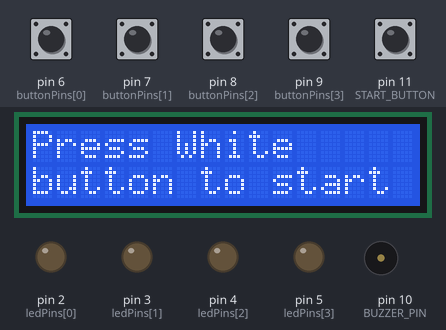
Bench run of a sketch on a simulated Arduino Uno, built with avr-gcc and run on an emulated ATmega328P. On the bench: 16×2 character LCD, output pins drawn as LEDs (lit = HIGH), buzzer (waves = sounding). Dashed ring = blinking. Inputs (shaded band) come from the test bench; at power-on: pin 6 (buttonPins[0]), pin 7 (buttonPins[1]), pin 8 (buttonPins[2]), pin 9 (buttonPins[3]), pin 11 (START_BUTTON) HIGH. Random numbers use the default seed unless the sketch sets one.

Above: at 1.0 s.
1.1 s: pin 11 (START_BUTTON) pulled LOW for 0.15 s
At 4.0 s:
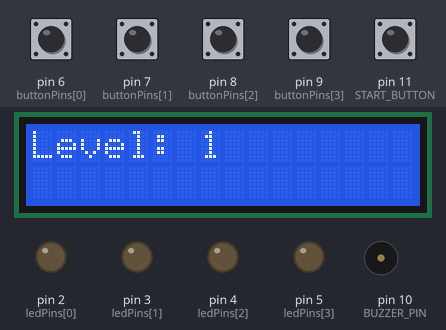
4.2 s: pin 6 (buttonPins[0]) pulled LOW for 0.15 s
At 4.8 s:
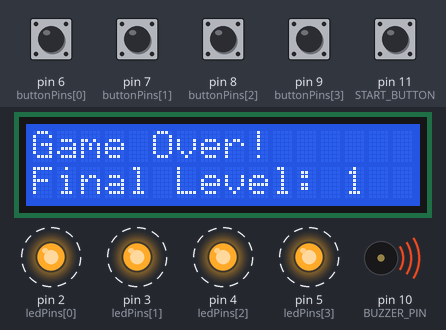
7.3 s: pin 6 (buttonPins[0]) driven LOW and pin 11 (START_BUTTON) driven LOW
At 10.2 s:
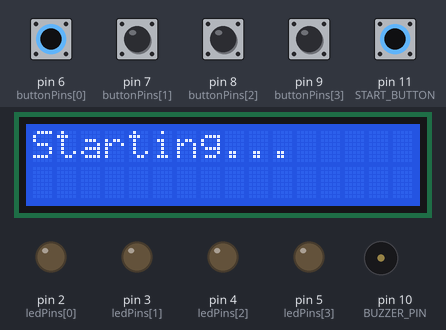
12.9 s: pin 6 (buttonPins[0]) driven HIGH
At 15.8 s:
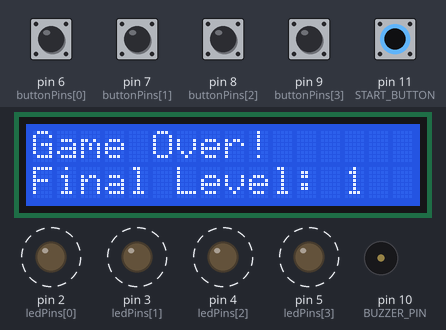
15.9 s: pin 11 (START_BUTTON) driven HIGH
At 18.7 s:
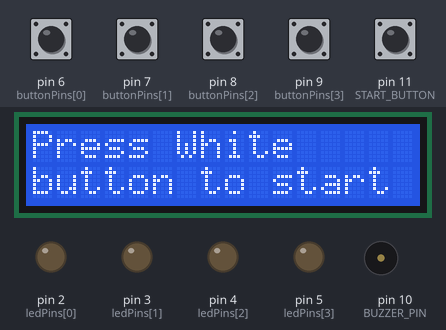
18.9 s: pin 11 (START_BUTTON) driven LOW
At 20.64 s:
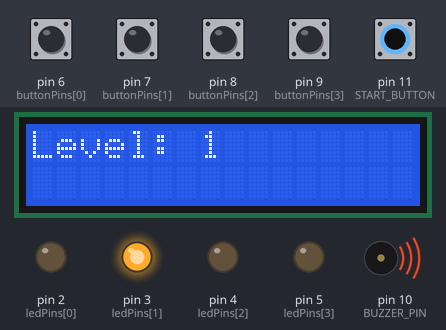
Timing chart, 0 to 22.5 s (numbered marks = the images above; inputs shaded):
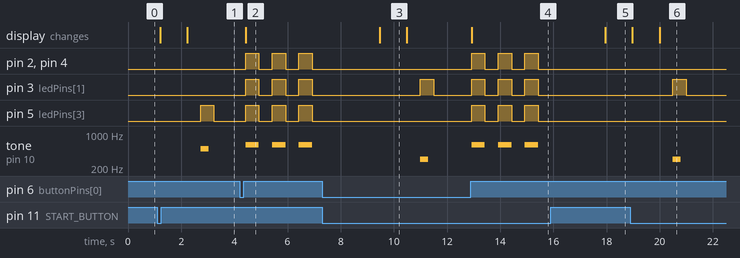

The sketch:

Simon_game.ino
```cpp
#include <Wire.h>
#include <LiquidCrystal_I2C.h>

#define NUM_BUTTONS 4
#define NUM_LEDS 4
#define START_BUTTON 11
#define BUZZER_PIN 10

LiquidCrystal_I2C lcd(0x27, 16, 2);

int ledPins[NUM_LEDS] = {2, 3, 4, 5};
int buttonPins[NUM_BUTTONS] = {6, 7, 8, 9};
int frequencies[NUM_LEDS] = {200, 300, 400, 500};

int sequence[100];
int sequenceLength = 0;
int playerIndex = 0;

void setup() {
  Serial.begin(9600);
  lcd.init();
  lcd.backlight();

  for (int i = 0; i < NUM_LEDS; i++) {
    pinMode(ledPins[i], OUTPUT);
    digitalWrite(ledPins[i], LOW); // ดับทุกดวง
  }

  for (int i = 0; i < NUM_BUTTONS; i++) {
    pinMode(buttonPins[i], INPUT_PULLUP);
  }

  pinMode(START_BUTTON, INPUT_PULLUP);
  pinMode(BUZZER_PIN, OUTPUT);

  waitForStart();
}

void loop() {
  playSequence();
  playerTurn();
}

void waitForStart() {
  for (int i = 0; i < NUM_LEDS; i++) {
    digitalWrite(ledPins[i], LOW);
  }

  lcd.clear();
  lcd.setCursor(0, 0);
  lcd.print("Press White");
  lcd.setCursor(0, 1);
  lcd.print("button to start");

  while (digitalRead(START_BUTTON) == HIGH) {
    delay(100);
  }

  lcd.clear();
  lcd.setCursor(0, 0);
  lcd.print("Starting...");
  delay(1000);
  startGame();
}

void startGame() {
  sequenceLength = 0;
  playerIndex = 0;
  lcd.clear();
  lcd.setCursor(0, 0);
  lcd.print("Level: 1");
  addToSequence();
}

void addToSequence() {
  sequence[sequenceLength] = random(0, NUM_LEDS);
  sequenceLength++;

  lcd.clear();
  lcd.setCursor(0, 0);
  lcd.print("Level: ");
  lcd.print(sequenceLength);
  delay(500);
}

void playSequence() {
  for (int i = 0; i < sequenceLength; i++) {
    int led = sequence[i];

    // ดับไฟทุกดวงก่อน
    for (int j = 0; j < NUM_LEDS; j++) {
      digitalWrite(ledPins[j], LOW);
    }

    digitalWrite(ledPins[led], HIGH);
    tone(BUZZER_PIN, frequencies[led], 300);
    delay(500);
    digitalWrite(ledPins[led], LOW);
    delay(300);
  }
}

void playerTurn() {
  playerIndex = 0;

  while (playerIndex < sequenceLength) {
    int pressedButton = getButtonPress();
    if (pressedButton == -1) continue;

    if (pressedButton == sequence[playerIndex]) {
      digitalWrite(ledPins[pressedButton], HIGH);
      tone(BUZZER_PIN, frequencies[pressedButton], 200);
      delay(200);
      digitalWrite(ledPins[pressedButton], LOW);
      playerIndex++;
    } else {
      gameOver();
      return;
    }
  }

  delay(500);
  addToSequence();
}

int getButtonPress() {
  for (int i = 0; i < NUM_BUTTONS; i++) {
    if (digitalRead(buttonPins[i]) == LOW) {
      delay(200);
      while (digitalRead(buttonPins[i]) == LOW); // wait for release
      return i;
    }
  }
  return -1;
}

void gameOver() {
  lcd.clear();
  lcd.setCursor(0, 0);
  lcd.print("Game Over!");
  lcd.setCursor(0, 1);
  lcd.print("Final Level: ");
  lcd.print(sequenceLength);

  for (int i = 0; i < 3; i++) {
    for (int j = 0; j < NUM_LEDS; j++) {
      digitalWrite(ledPins[j], HIGH);
    }
    tone(BUZZER_PIN, 600, 500);
    delay(500);
    for (int j = 0; j < NUM_LEDS; j++) {
      digitalWrite(ledPins[j], LOW);
    }
    delay(500);
  }

  delay(2000);
  waitForStart();
}
```

Measured:
- after the input at 1.1 s, pin 5 (ledPins[3]): LOW → HIGH after 1.6 s, → LOW 0.50 s later; tone on pin 10 (BUZZER_PIN): silent → 500 Hz after 1.6 s, → silent 0.30 s later; the display: first changes after 0.11 s (image 1 shows a later state)
- after the input at 4.2 s, pin 2 (ledPins[0]), pin 3 (ledPins[1]), pin 4 (ledPins[2]), pin 5 (ledPins[3]): alternates HIGH for 0.50 s and LOW for 0.50 s, starting after 0.23 s; tone on pin 10 (BUZZER_PIN): alternates 600 Hz for 0.50 s and silent for 0.50 s, starting after 0.23 s; the display: changes after 0.23 s (image 2)
- after the input at 7.3 s, pin 3 (ledPins[1]): LOW → HIGH after 3.7 s, → LOW 0.50 s later; tone on pin 10 (BUZZER_PIN): silent → 300 Hz after 3.7 s, → silent 0.30 s later
- after the input at 12.9 s, pin 2 (ledPins[0]), pin 3 (ledPins[1]), pin 4 (ledPins[2]), pin 5 (ledPins[3]): alternates HIGH for 0.50 s and LOW for 0.50 s, starting at once; tone on pin 10 (BUZZER_PIN): alternates 600 Hz for 0.50 s and silent for 0.50 s, starting at once; the display: changes at once (image 4)
- after the input at 18.9 s, pin 3 (ledPins[1]): LOW → HIGH after 1.6 s, → LOW 0.50 s later; tone on pin 10 (BUZZER_PIN): silent → 300 Hz after 1.6 s, → silent 0.30 s later; the display: first changes after 0.07 s (image 6 shows a later state)
- what the display in image 3 shows lasts 1.0 s, from 9.5 s to 10.5 s
